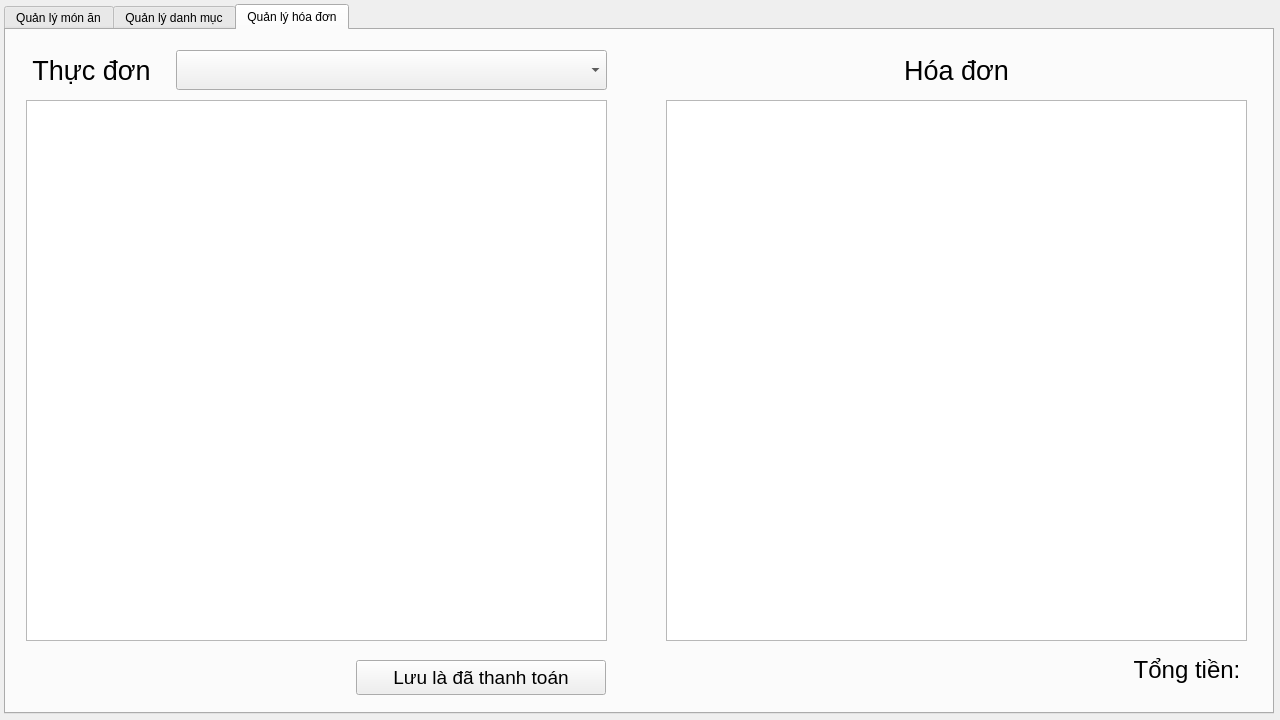
<?xml version="1.0" encoding="UTF-8"?>
<ui version="4.0">
 <class>QuanLy</class>
 <widget class="QDialog" name="QuanLy">
  <property name="geometry">
   <rect>
    <x>0</x>
    <y>0</y>
    <width>1280</width>
    <height>720</height>
   </rect>
  </property>
  <property name="windowTitle">
   <string>Dialog</string>
  </property>
  <widget class="QTabWidget" name="tabWidget">
   <property name="geometry">
    <rect>
     <x>4</x>
     <y>4</y>
     <width>1270</width>
     <height>710</height>
    </rect>
   </property>
   <property name="currentIndex">
    <number>2</number>
   </property>
   <widget class="QWidget" name="tab">
    <attribute name="title">
     <string>Quản lý món ăn</string>
    </attribute>
    <widget class="QTableView" name="tblMonAn">
     <property name="geometry">
      <rect>
       <x>20</x>
       <y>20</y>
       <width>791</width>
       <height>651</height>
      </rect>
     </property>
     <property name="font">
      <font>
       <pointsize>11</pointsize>
      </font>
     </property>
     <property name="selectionBehavior">
      <enum>QAbstractItemView::SelectRows</enum>
     </property>
    </widget>
    <widget class="QLabel" name="label">
     <property name="geometry">
      <rect>
       <x>840</x>
       <y>20</y>
       <width>111</width>
       <height>30</height>
      </rect>
     </property>
     <property name="font">
      <font>
       <pointsize>14</pointsize>
      </font>
     </property>
     <property name="text">
      <string>Id</string>
     </property>
     <property name="alignment">
      <set>Qt::AlignCenter</set>
     </property>
    </widget>
    <widget class="QLineEdit" name="txtIdMonAn">
     <property name="geometry">
      <rect>
       <x>990</x>
       <y>20</y>
       <width>250</width>
       <height>30</height>
      </rect>
     </property>
     <property name="font">
      <font>
       <pointsize>14</pointsize>
      </font>
     </property>
    </widget>
    <widget class="QLineEdit" name="txtTenMonAn">
     <property name="geometry">
      <rect>
       <x>990</x>
       <y>70</y>
       <width>250</width>
       <height>30</height>
      </rect>
     </property>
     <property name="font">
      <font>
       <pointsize>14</pointsize>
      </font>
     </property>
    </widget>
    <widget class="QLabel" name="label_2">
     <property name="geometry">
      <rect>
       <x>840</x>
       <y>70</y>
       <width>111</width>
       <height>30</height>
      </rect>
     </property>
     <property name="font">
      <font>
       <pointsize>14</pointsize>
      </font>
     </property>
     <property name="text">
      <string>Tên món ăn</string>
     </property>
     <property name="alignment">
      <set>Qt::AlignCenter</set>
     </property>
    </widget>
    <widget class="QLineEdit" name="txtGiaMonAn">
     <property name="geometry">
      <rect>
       <x>990</x>
       <y>120</y>
       <width>250</width>
       <height>30</height>
      </rect>
     </property>
     <property name="font">
      <font>
       <pointsize>14</pointsize>
      </font>
     </property>
    </widget>
    <widget class="QLabel" name="label_3">
     <property name="geometry">
      <rect>
       <x>840</x>
       <y>120</y>
       <width>111</width>
       <height>30</height>
      </rect>
     </property>
     <property name="font">
      <font>
       <pointsize>14</pointsize>
      </font>
     </property>
     <property name="text">
      <string>Giá cả</string>
     </property>
     <property name="alignment">
      <set>Qt::AlignCenter</set>
     </property>
    </widget>
    <widget class="QLabel" name="label_4">
     <property name="geometry">
      <rect>
       <x>840</x>
       <y>170</y>
       <width>111</width>
       <height>30</height>
      </rect>
     </property>
     <property name="font">
      <font>
       <pointsize>14</pointsize>
      </font>
     </property>
     <property name="text">
      <string>Danh Mục</string>
     </property>
     <property name="alignment">
      <set>Qt::AlignCenter</set>
     </property>
    </widget>
    <widget class="QComboBox" name="cbDanhMuc">
     <property name="geometry">
      <rect>
       <x>990</x>
       <y>170</y>
       <width>250</width>
       <height>30</height>
      </rect>
     </property>
     <property name="font">
      <font>
       <pointsize>14</pointsize>
      </font>
     </property>
    </widget>
    <widget class="QPushButton" name="btnThemMonAn">
     <property name="geometry">
      <rect>
       <x>850</x>
       <y>280</y>
       <width>100</width>
       <height>35</height>
      </rect>
     </property>
     <property name="font">
      <font>
       <pointsize>14</pointsize>
      </font>
     </property>
     <property name="text">
      <string>Thêm</string>
     </property>
    </widget>
    <widget class="QPushButton" name="btnXoaMonAn">
     <property name="geometry">
      <rect>
       <x>1140</x>
       <y>280</y>
       <width>100</width>
       <height>35</height>
      </rect>
     </property>
     <property name="font">
      <font>
       <pointsize>14</pointsize>
      </font>
     </property>
     <property name="text">
      <string>Xóa</string>
     </property>
    </widget>
    <widget class="QPushButton" name="btnSuaMonAn">
     <property name="geometry">
      <rect>
       <x>1000</x>
       <y>280</y>
       <width>100</width>
       <height>35</height>
      </rect>
     </property>
     <property name="font">
      <font>
       <pointsize>14</pointsize>
      </font>
     </property>
     <property name="text">
      <string>Sửa</string>
     </property>
    </widget>
    <widget class="QPushButton" name="btnLoadDanhMuc">
     <property name="geometry">
      <rect>
       <x>1090</x>
       <y>220</y>
       <width>150</width>
       <height>35</height>
      </rect>
     </property>
     <property name="font">
      <font>
       <pointsize>14</pointsize>
      </font>
     </property>
     <property name="text">
      <string>Tải lại danh mục</string>
     </property>
    </widget>
    <widget class="QPushButton" name="loadTblMonAn">
     <property name="geometry">
      <rect>
       <x>820</x>
       <y>640</y>
       <width>75</width>
       <height>30</height>
      </rect>
     </property>
     <property name="font">
      <font>
       <pointsize>14</pointsize>
      </font>
     </property>
     <property name="text">
      <string>Tải lại</string>
     </property>
    </widget>
   </widget>
   <widget class="QWidget" name="tab_2">
    <attribute name="title">
     <string>Quản lý danh mục</string>
    </attribute>
    <widget class="QLineEdit" name="txtIdDanhMuc">
     <property name="geometry">
      <rect>
       <x>990</x>
       <y>20</y>
       <width>250</width>
       <height>30</height>
      </rect>
     </property>
     <property name="font">
      <font>
       <pointsize>14</pointsize>
      </font>
     </property>
    </widget>
    <widget class="QPushButton" name="btnThemDanhMuc">
     <property name="geometry">
      <rect>
       <x>850</x>
       <y>140</y>
       <width>100</width>
       <height>35</height>
      </rect>
     </property>
     <property name="font">
      <font>
       <pointsize>14</pointsize>
      </font>
     </property>
     <property name="text">
      <string>Thêm</string>
     </property>
    </widget>
    <widget class="QPushButton" name="btnXoaDanhMuc">
     <property name="geometry">
      <rect>
       <x>1140</x>
       <y>140</y>
       <width>100</width>
       <height>35</height>
      </rect>
     </property>
     <property name="font">
      <font>
       <pointsize>14</pointsize>
      </font>
     </property>
     <property name="text">
      <string>Xóa</string>
     </property>
    </widget>
    <widget class="QLineEdit" name="txtTenDanhMuc">
     <property name="geometry">
      <rect>
       <x>990</x>
       <y>70</y>
       <width>250</width>
       <height>30</height>
      </rect>
     </property>
     <property name="font">
      <font>
       <pointsize>14</pointsize>
      </font>
     </property>
    </widget>
    <widget class="QPushButton" name="btnSuaDanhMuc">
     <property name="geometry">
      <rect>
       <x>1000</x>
       <y>140</y>
       <width>100</width>
       <height>35</height>
      </rect>
     </property>
     <property name="font">
      <font>
       <pointsize>14</pointsize>
      </font>
     </property>
     <property name="text">
      <string>Sửa</string>
     </property>
    </widget>
    <widget class="QLabel" name="label_9">
     <property name="geometry">
      <rect>
       <x>840</x>
       <y>20</y>
       <width>111</width>
       <height>30</height>
      </rect>
     </property>
     <property name="font">
      <font>
       <pointsize>14</pointsize>
      </font>
     </property>
     <property name="text">
      <string>Id</string>
     </property>
     <property name="alignment">
      <set>Qt::AlignCenter</set>
     </property>
    </widget>
    <widget class="QLabel" name="label_10">
     <property name="geometry">
      <rect>
       <x>840</x>
       <y>70</y>
       <width>130</width>
       <height>30</height>
      </rect>
     </property>
     <property name="font">
      <font>
       <pointsize>14</pointsize>
      </font>
     </property>
     <property name="text">
      <string>Tên danh mục</string>
     </property>
     <property name="alignment">
      <set>Qt::AlignCenter</set>
     </property>
    </widget>
    <widget class="QTableView" name="tblDanhMuc">
     <property name="geometry">
      <rect>
       <x>20</x>
       <y>20</y>
       <width>791</width>
       <height>651</height>
      </rect>
     </property>
     <property name="selectionBehavior">
      <enum>QAbstractItemView::SelectRows</enum>
     </property>
    </widget>
    <widget class="QPushButton" name="loadTblDanhMuc">
     <property name="geometry">
      <rect>
       <x>820</x>
       <y>640</y>
       <width>75</width>
       <height>30</height>
      </rect>
     </property>
     <property name="font">
      <font>
       <pointsize>14</pointsize>
      </font>
     </property>
     <property name="text">
      <string>Tải lại</string>
     </property>
    </widget>
   </widget>
   <widget class="QWidget" name="tab_3">
    <attribute name="title">
     <string>Quản lý hóa đơn</string>
    </attribute>
    <widget class="QTableView" name="tblThucDon">
     <property name="geometry">
      <rect>
       <x>20</x>
       <y>70</y>
       <width>581</width>
       <height>541</height>
      </rect>
     </property>
     <property name="font">
      <font>
       <pointsize>11</pointsize>
      </font>
     </property>
     <property name="selectionBehavior">
      <enum>QAbstractItemView::SelectRows</enum>
     </property>
    </widget>
    <widget class="QPushButton" name="btnLuu">
     <property name="geometry">
      <rect>
       <x>350</x>
       <y>630</y>
       <width>250</width>
       <height>35</height>
      </rect>
     </property>
     <property name="font">
      <font>
       <pointsize>14</pointsize>
      </font>
     </property>
     <property name="text">
      <string>Lưu là đã thanh toán</string>
     </property>
    </widget>
    <widget class="QLabel" name="label_11">
     <property name="geometry">
      <rect>
       <x>20</x>
       <y>20</y>
       <width>131</width>
       <height>40</height>
      </rect>
     </property>
     <property name="font">
      <font>
       <pointsize>20</pointsize>
      </font>
     </property>
     <property name="text">
      <string>Thực đơn</string>
     </property>
     <property name="alignment">
      <set>Qt::AlignCenter</set>
     </property>
    </widget>
    <widget class="QLabel" name="label_12">
     <property name="geometry">
      <rect>
       <x>660</x>
       <y>20</y>
       <width>581</width>
       <height>40</height>
      </rect>
     </property>
     <property name="font">
      <font>
       <pointsize>20</pointsize>
      </font>
     </property>
     <property name="text">
      <string>Hóa đơn</string>
     </property>
     <property name="alignment">
      <set>Qt::AlignCenter</set>
     </property>
    </widget>
    <widget class="QTableView" name="tblHoaDon">
     <property name="geometry">
      <rect>
       <x>660</x>
       <y>70</y>
       <width>581</width>
       <height>541</height>
      </rect>
     </property>
     <property name="font">
      <font>
       <pointsize>11</pointsize>
      </font>
     </property>
     <property name="selectionBehavior">
      <enum>QAbstractItemView::SelectRows</enum>
     </property>
    </widget>
    <widget class="QLabel" name="lblTongTienHoaDon">
     <property name="geometry">
      <rect>
       <x>660</x>
       <y>620</y>
       <width>581</width>
       <height>40</height>
      </rect>
     </property>
     <property name="font">
      <font>
       <pointsize>18</pointsize>
      </font>
     </property>
     <property name="text">
      <string>Tổng tiền: </string>
     </property>
     <property name="alignment">
      <set>Qt::AlignRight|Qt::AlignTrailing|Qt::AlignVCenter</set>
     </property>
    </widget>
    <widget class="QComboBox" name="cbLocThucDon">
     <property name="geometry">
      <rect>
       <x>170</x>
       <y>20</y>
       <width>431</width>
       <height>40</height>
      </rect>
     </property>
     <property name="font">
      <font>
       <pointsize>15</pointsize>
      </font>
     </property>
     <property name="toolTip">
      <string>&lt;html&gt;&lt;head/&gt;&lt;body&gt;&lt;p&gt;&lt;br/&gt;&lt;/p&gt;&lt;/body&gt;&lt;/html&gt;</string>
     </property>
    </widget>
   </widget>
  </widget>
 </widget>
 <resources/>
 <connections/>
</ui>
